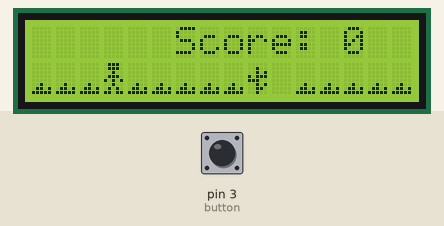
This program was run on a simulated Arduino Nano, built with avr-gcc and run on an emulated ATmega328P. On the bench: 16×2 character LCD. The inputs (shaded band) are chosen by the test bench; at power-on: pin 3 (button) HIGH.

Above: at 1.2 s.
1.3 s: pin 3 (button) pulled LOW for 0.35 s
At 1.41 s:
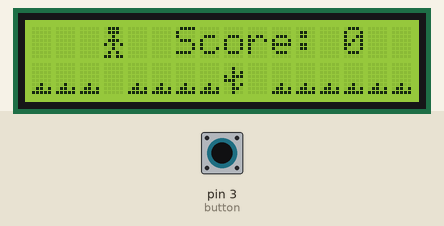
3.3 s: pin 3 (button) pulled LOW for 3.2 s
At 5.37 s:
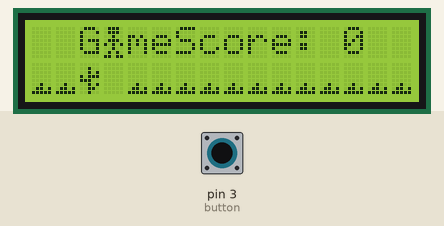
8.0 s: pin 3 (button) driven LOW
11.0 s: pin 3 (button) driven HIGH
At 11.23 s:
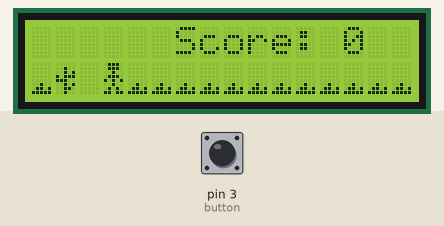
12.8 s: pin 3 (button) driven LOW
At 12.97 s:
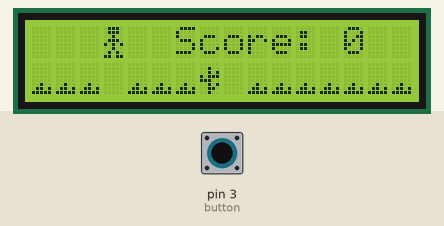
15.1 s: pin 3 (button) pulsed HIGH 5 times (0.12 s each, 0.3 s apart)
At 15.19 s:
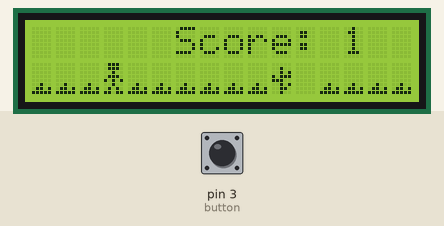

The program:

main.cpp
```cpp
#include <Arduino.h>
#include <LiquidCrystal.h>

int en = 7, rs = 8, d4 = 9, d5 = 10, d6 = 11, d7 = 12;
int contrast = 6;
int button = 3;
int dinosaur = 0;
int cactus = 1;
int grass = 2;
int cactoPosition = 16;
int score = 0;
int speed = 150;


LiquidCrystal lcd(rs, en, d4, d5, d6, d7);
// custom chatacters
byte dino[8] = { // create dinosaur character
  B01110,
  B01110,
  B00100,
  B01110,
  B10101,
  B00100,
  B01010,
  B11011,
};

byte cacto[8]{ // create cactus character
  B00000,
  B00100,
  B00101,
  B10111,
  B11100,
  B00101,
  B00110,
  B00100,
};

byte gras[8]{ // create grass
  B00000,
  B00000,
  B00000,
  B00000,
  B00000,
  B00100,
  B01101,
  B11111,
};

//define all the functions
void gameOver();
void jump();
void stay();
void displayScore();
void moveCacto();
void drawGrass();

void setup() {
  pinMode(button, INPUT); // jump button as input
  analogWrite(contrast, 0);
  lcd.begin(16, 2);
  lcd.createChar(dinosaur, dino); //create
  lcd.createChar(cactus, cacto); //custom
  lcd.createChar(grass, gras);  //characters
}

void loop() {
  bool jumping = !digitalRead(button); // check if button is pressed

  if(jumping){ // if pressed jump
    jump();
  }
  if(!jumping){ // if not pressed stay
    stay();
  }
  if(!jumping && cactoPosition == 3){
    gameOver();
  }
  if(jumping && cactoPosition == 3){
    score++;
  }
  drawGrass();
  displayScore();
  moveCacto();
  delay(speed);
}

void jump(){
  lcd.setCursor(0, 1);
  lcd.print("                ");
  lcd.setCursor(3, 0);
  lcd.write(dinosaur);
}

void stay(){
  lcd.setCursor(0, 0);
  lcd.print("                ");
  lcd.setCursor(3, 1);
  lcd.write(dinosaur);
}

void moveCacto(){
  lcd.setCursor(cactoPosition, 1);
  lcd.print("  ");

  lcd.setCursor(cactoPosition--, 1);
  lcd.write(cactus);

  if(cactoPosition < 0){
    cactoPosition = 16;
  }
}

void drawGrass(){
  for(int l=0; l<16; l++){
    if(l != 3){
      lcd.setCursor(l, 1);
      lcd.write(grass);
    }
  }
}

void displayScore(){
  lcd.setCursor(6, 0);
  lcd.print("Score:");
  lcd.setCursor(13, 0);
  lcd.print(score);
}

void gameOver(){
  lcd.setCursor(0, 0);
  lcd.print("                ");
  lcd.setCursor(0, 1);
  lcd.print("                ");
  lcd.setCursor(2, 0);
  lcd.print("Game Over");
  score = 0;
  delay(3000);
  lcd.print("          ");
}
```

Measured:
- after the input at 1.3 s, the display: changes at once (image 1)
- after the input at 3.3 s, the display: first differs from a run without the input after 2.0 s (image 2)
- after the input at 11.0 s, the display: changes after 0.15 s (image 3)
- after the input at 12.8 s, the display: changes after 0.10 s (image 4)
- after the input at 15.1 s, the display: changes at once (image 5)
